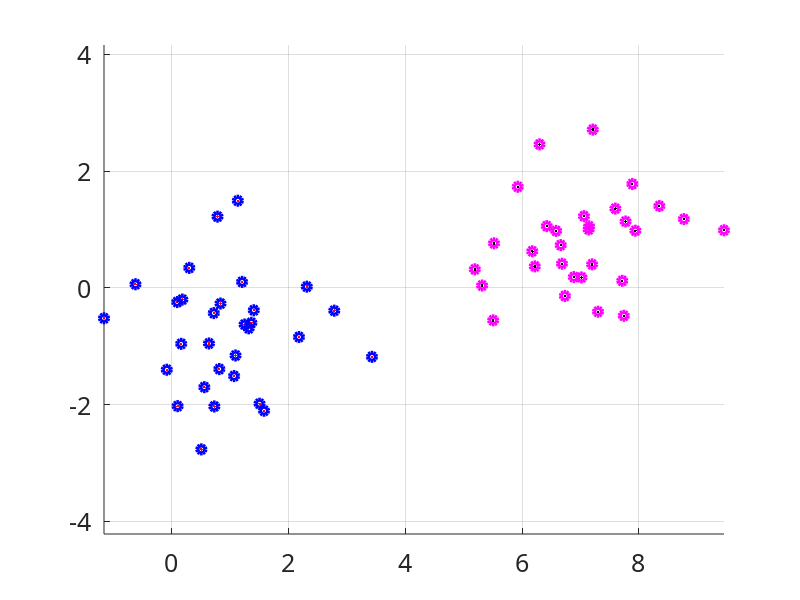

MATLAB code for this plot:
%% No Linkage

clear all, clc, 
close all

r = @(k) randn(30,1) + k; 
a = [r(7) r(1)]; b = [r(1) r(-1)]; %c = [r(0) r(5)];

figure
hold on

plot(a(:,1),a(:,2),'k.')
plot(b(:,1),b(:,2),'r.')
%plot(c(:,1),c(:,2),'g.')
axis equal
grid on


set(gca,'FontName','Candara')
set(gca,'FontSize',18)

%% Single Linkage

d = [a;b];
Z = linkage(d);
c = cluster(Z, 'maxclust', 2);
plot(d(c==1,1),d(c==1,2),'mo','linewidth',3)
plot(d(c==2,1),d(c==2,2),'bo','linewidth',3)
